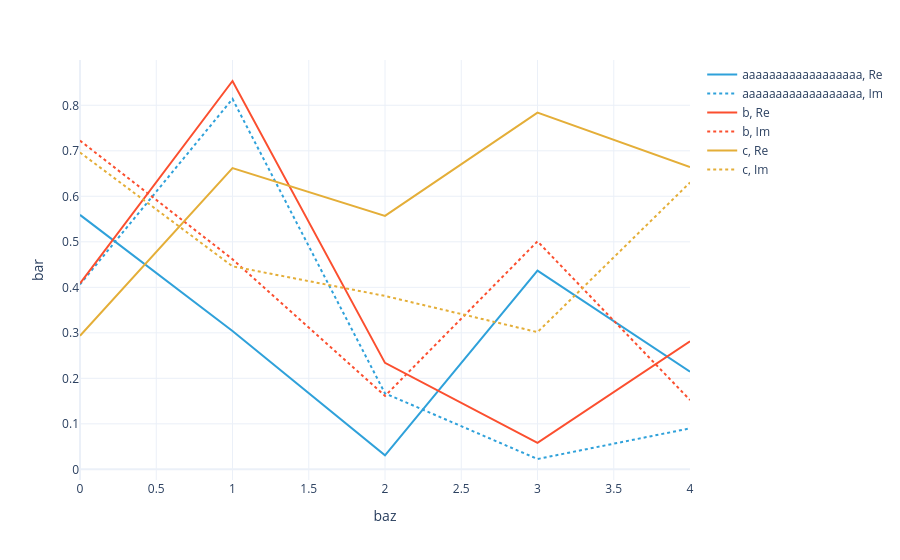

Notebook code cell kept with this figure:
### Code cell
#|hide
plotly_dataarray(U3.array + U4.array)

### Figure 1 — Plotly figure (JSON) as saved in the notebook; plotly's stock layout.template omitted (floating-point values rounded to 4 significant figures)
{"data": [{"hovertemplate": "foo=aaaaaaaaaaaaaaaaaa<br>Part=Re<br>baz=%{x}<br>bar=%{y}<extra></extra>", "legendgroup": "aaaaaaaaaaaaaaaaaa, Re", "line": {"color": "#2fa1da", "dash": "solid"}, "marker": {"symbol": "circle"}, "mode": "lines", "name": "aaaaaaaaaaaaaaaaaa, Re", "orientation": "v", "showlegend": true, "type": "scatter", "x": [0, 1, 2, 3, 4], "xaxis": "x", "y": [0.5592, 0.304, 0.03082, 0.4367, 0.2146], "yaxis": "y"}, {"hovertemplate": "foo=aaaaaaaaaaaaaaaaaa<br>Part=Im<br>baz=%{x}<br>bar=%{y}<extra></extra>", "legendgroup": "aaaaaaaaaaaaaaaaaa, Im", "line": {"color": "#2fa1da", "dash": "dot"}, "marker": {"symbol": "circle"}, "mode": "lines", "name": "aaaaaaaaaaaaaaaaaa, Im", "orientation": "v", "showlegend": true, "type": "scatter", "x": [0, 1, 2, 3, 4], "xaxis": "x", "y": [0.4064, 0.814, 0.167, 0.02271, 0.09005], "yaxis": "y"}, {"hovertemplate": "foo=b<br>Part=Re<br>baz=%{x}<br>bar=%{y}<extra></extra>", "legendgroup": "b, Re", "line": {"color": "#fb4f2f", "dash": "solid"}, "marker": {"symbol": "circle"}, "mode": "lines", "name": "b, Re", "orientation": "v", "showlegend": true, "type": "scatter", "x": [0, 1, 2, 3, 4], "xaxis": "x", "y": [0.4085, 0.8534, 0.2339, 0.0583, 0.2814], "yaxis": "y"}, {"hovertemplate": "foo=b<br>Part=Im<br>baz=%{x}<br>bar=%{y}<extra></extra>", "legendgroup": "b, Im", "line": {"color": "#fb4f2f", "dash": "dot"}, "marker": {"symbol": "circle"}, "mode": "lines", "name": "b, Im", "orientation": "v", "showlegend": true, "type": "scatter", "x": [0, 1, 2, 3, 4], "xaxis": "x", "y": [0.7224, 0.4619, 0.1613, 0.501, 0.1523], "yaxis": "y"}, {"hovertemplate": "foo=c<br>Part=Re<br>baz=%{x}<br>bar=%{y}<extra></extra>", "legendgroup": "c, Re", "line": {"color": "#e4ae38", "dash": "solid"}, "marker": {"symbol": "circle"}, "mode": "lines", "name": "c, Re", "orientation": "v", "showlegend": true, "type": "scatter", "x": [0, 1, 2, 3, 4], "xaxis": "x", "y": [0.2936, 0.6619, 0.557, 0.7839, 0.6643], "yaxis": "y"}, {"hovertemplate": "foo=c<br>Part=Im<br>baz=%{x}<br>bar=%{y}<extra></extra>", "legendgroup": "c, Im", "line": {"color": "#e4ae38", "dash": "dot"}, "marker": {"symbol": "circle"}, "mode": "lines", "name": "c, Im", "orientation": "v", "showlegend": true, "type": "scatter", "x": [0, 1, 2, 3, 4], "xaxis": "x", "y": [0.6963, 0.4462, 0.381, 0.3015, 0.6303], "yaxis": "y"}], "layout": {"legend": {"title": {}, "tracegroupgap": 0}, "margin": {"t": 60}, "xaxis": {"anchor": "y", "domain": [0, 1], "title": {"text": "baz"}}, "yaxis": {"anchor": "x", "domain": [0, 1], "title": {"text": "bar"}}}}
